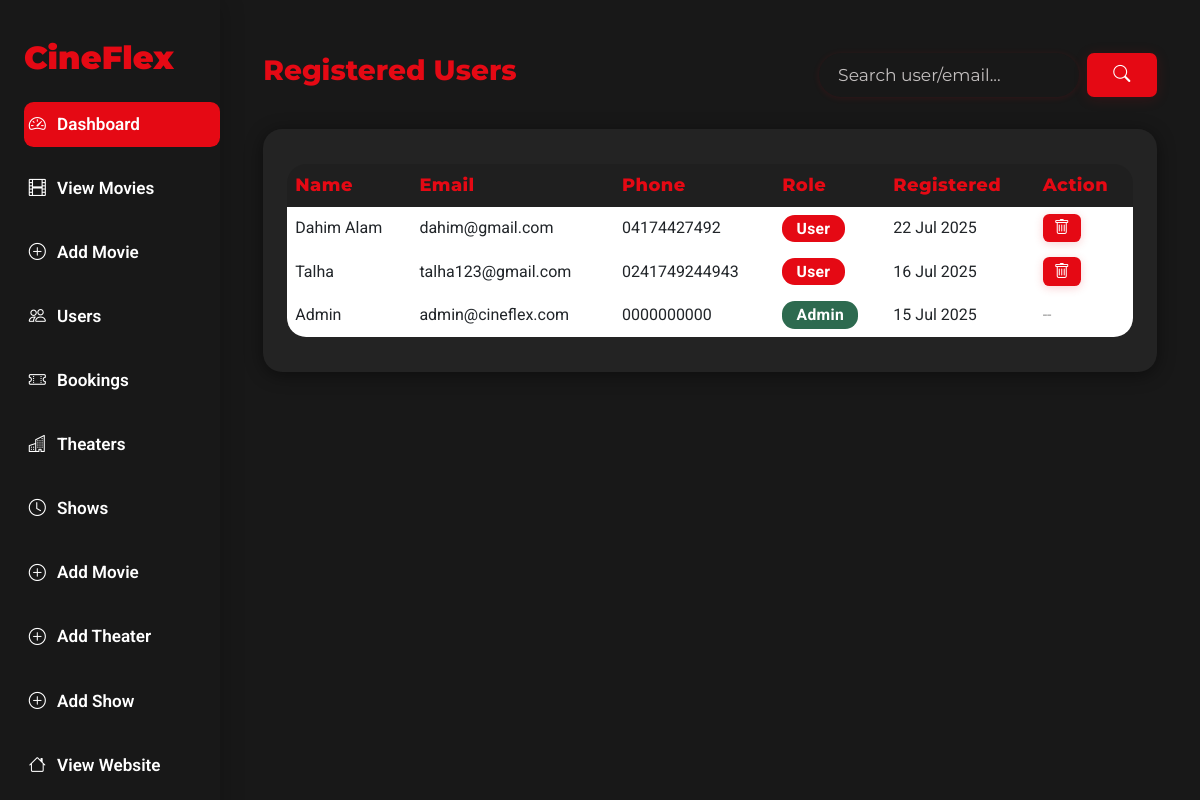
Before: /admin/users.php (signed in) with the older database file.
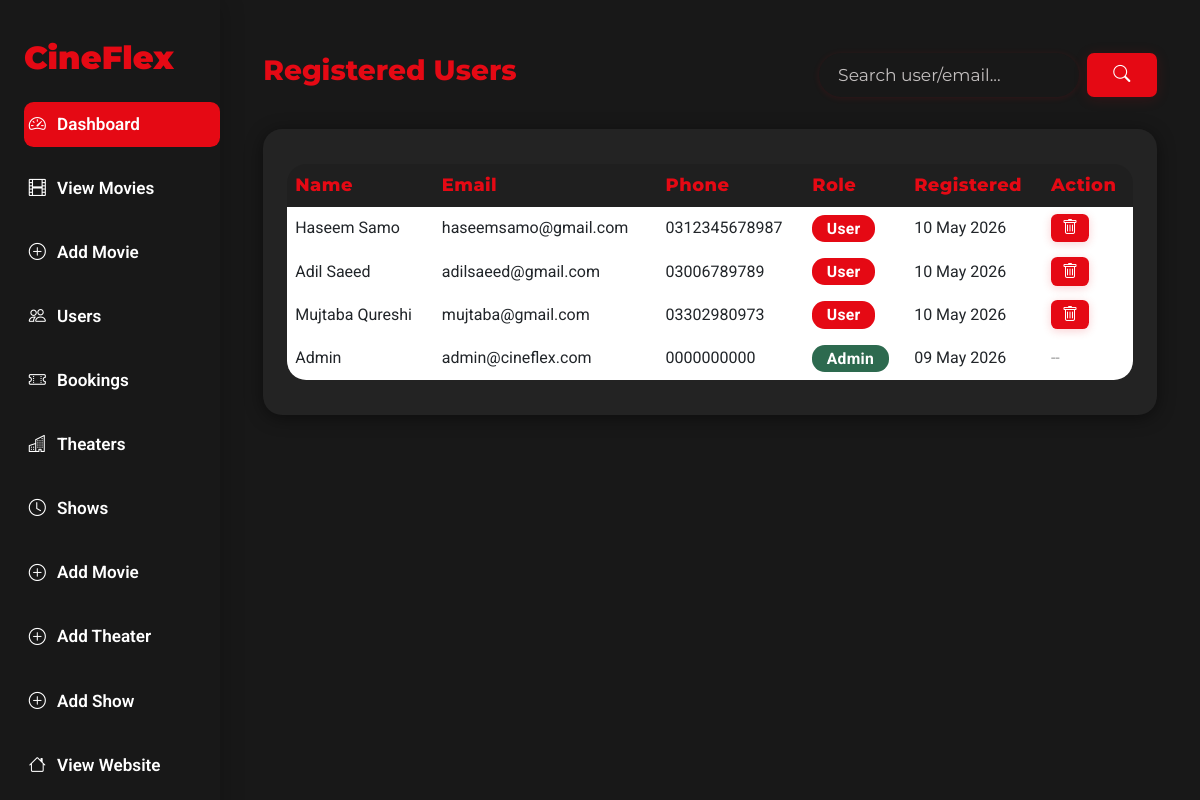
After: the same page with the newer database file.
### tables this page shows
CREATE TABLE `users` (
  `id` int(11) NOT NULL,
  `name` varchar(80) DEFAULT NULL,
  `email` varchar(120) DEFAULT NULL,
  `phone` varchar(20) DEFAULT NULL,
  `password` varchar(100) DEFAULT NULL,
  `role` enum('user','admin') DEFAULT 'user',
  `reg_date` datetime DEFAULT current_timestamp()
);

### admin/users.php (the view, shortened to what this page needs)
<?php
require_once("../includes/db.php");
$search = isset($_GET['search']) ? trim($_GET['search']) : '';
$where = $search ? "WHERE name LIKE '%$search%' OR email LIKE '%$search%'" : "";
$result = mysqli_query($conn, "SELECT * FROM users $where ORDER BY reg_date DESC");
?>
<!DOCTYPE html>
<html lang="en">
<head>
  <link href="https://cdn.jsdelivr.net/npm/bootstrap@5.3.0/dist/css/bootstrap.min.css" rel="stylesheet">
  <link rel="stylesheet" href="https://cdn.jsdelivr.net/npm/bootstrap-icons@1.11.3/font/bootstrap-icons.min.css">
  <link rel="stylesheet" href="assets/css/style.css">
</head>
<body>
  <div class="sidebar d-none d-md-block">
    <div class="logo">CineFlex</div>
    <div class="nav flex-column">
            <a href="dashboard.php" class="nav-link active"><i class="bi bi-speedometer2"></i> Dashboard</a>
            <a href="movies.php" class="nav-link"><i class="bi bi-film"></i> View Movies</a>
            <a href="movies-add.php" class="nav-link"><i class="bi bi-plus-circle"></i> Add Movie</a>
            <a href="users.php" class="nav-link"><i class="bi bi-people"></i> Users</a>
            <a href="bookings.php" class="nav-link"><i class="bi bi-ticket-perforated"></i> Bookings</a>
            <a href="theaters.php" class="nav-link"><i class="bi bi-buildings"></i> Theaters</a>
            <a href="shows.php" class="nav-link"><i class="bi bi-clock"></i> Shows</a>
            <a href="movies-add.php" class="nav-link"><i class="bi bi-plus-circle"></i> Add Movie</a>
            <a href="theater-add.php" class="nav-link"><i class="bi bi-plus-circle"></i> Add Theater</a>
            <a href="show-add.php" class="nav-link"><i class="bi bi-plus-circle"></i> Add Show</a>
            <a href="../index.php" class="nav-link" target="_blank"><i class="bi bi-house"></i> View Website</a>
        </div>
  </div>
  <div class="main">
    <div class="topbar">
      <div>
        <h3 style="font-family:'Montserrat',sans-serif;font-weight:800;color:#e50914;">Registered Users</h3>
      </div>
      <form method="get" class="d-flex">
        <input type="text" class="search-box me-2" name="search" value="<?= htmlspecialchars($search) ?>" placeholder="Search user/email...">
        <button class="btn-main" type="submit"><i class="bi bi-search"></i></button>
      </form>
    </div>
    <div class="table-wrap">
      <div style="overflow-x:auto;">
        <table class="table table-borderless align-middle">
          <thead>
            <tr>
              <th>Name</th>
              <th>Email</th>
              <th>Phone</th>
              <th>Role</th>
              <th>Registered</th>
              <th>Action</th>
            </tr>
          </thead>
          <tbody>
            <?php if(mysqli_num_rows($result)): while($u = mysqli_fetch_assoc($result)): ?>
            <tr>
              <td><?= htmlspecialchars($u['name']) ?></td>
              <td><?= htmlspecialchars($u['email']) ?></td>
              <td><?= htmlspecialchars($u['phone']) ?></td>
              <td>
                <span class="role-tag <?= $u['role'] == 'admin' ? 'admin' : 'user' ?>">
                  <?= ucfirst($u['role']) ?>
                </span>
              </td>
              <td><?= date('d M Y', strtotime($u['reg_date'])) ?></td>
              <td>
                <?php if($u['role'] != 'admin' && $u['id'] != $_SESSION['user_id']): ?>
                <a href="users.php?delete=<?= $u['id'] ?>" onclick="return confirm('Delete this user?');" class="btn-del" title="Delete"><i class="bi bi-trash"></i></a>
                <?php else: ?>
                  <span style="color:#999;">--</span>
                <?php endif; ?>
              </td>
            </tr>
            <?php endwhile; else: ?>
            <tr>
              <td colspan="6" style="color:#ccc;text-align:center;">No users found.</td>
            </tr>
            <?php endif; ?>
          </tbody>
        </table>
      </div>
    </div>
  </div>
</body>
</html>

### admin/assets/css/style.css (style rules this page uses)
body { background: #181818; color: #fff; font-family: 'Roboto', Arial, sans-serif; }
.sidebar { width: 220px; background: #181818; min-height: 100vh; position: fixed; left: 0; top: 0; box-shadow: 2px 0 22px #0003; z-index: 10; }
.sidebar .logo { font-family: 'Montserrat', sans-serif; font-size: 2rem; font-weight: 900; color: #e50914; padding: 2.1rem 0 1.3rem 1.5rem; }
.sidebar .nav { display: flex; flex-direction: column; gap: 1.2rem; padding-left: 1.5rem; }
.sidebar .nav-link { color: #fff; font-weight: 600; font-size: 1.07rem; padding: .6rem 0 .6rem .3rem; border-radius: .6rem; transition: .16s; text-decoration: none; display: flex; align-items: center; gap: .7rem; }
.sidebar .nav-link.active, .sidebar .nav-link:hover { background: #e50914; color: #fff; }
.main { margin-left: 220px; padding: 2.3rem 2.7rem 1rem 2.7rem; }
.topbar { display: flex; justify-content: space-between; align-items: center; margin-bottom: 2.4rem; margin-top: 1rem; }
.btn-main { background: #e50914; color: #fff; border: none; border-radius: .44rem; padding: .57rem 1.65rem; font-weight: 800; font-size: 1.07rem; box-shadow: 0 2px 14px #e5091425; transition: .15s; }
.table-wrap { background: #232323; border-radius: 1.3rem; box-shadow: 0 6px 30px #0007; padding: 2.4rem 1.8rem 2rem 1.8rem; margin: 2.2rem auto; max-width: 1250px; min-width: 300px; position: relative; }
.table { color: #fff; background: transparent; border-radius: 1.2rem; overflow: hidden; margin-bottom: 0; }
.table th, .table td { vertical-align:middle; }
.table th { background: #191919; color: #e50914; font-size: 1.12rem; font-family: 'Montserrat',sans-serif; font-weight: 800; letter-spacing: .4px; border: none; }
.table tbody tr { transition:.17s; }
.btn-del { background:#e50914;color:#fff;font-weight:700; }
.search-box { border-radius:2rem; padding:.52rem 1.18rem; border:none; outline:none; font-size:1.1rem; width:260px; background: #181818; color: #fff; box-shadow: 0 1px 6px #e5091420; border: 1.7px solid #e50914; font-family:'Montserrat',sans-serif; }
.search-box::placeholder { color:#c2bebe; }

### admin/users.php (style rules this page uses)
.main { margin-left:220px;padding:2.3rem 2.7rem 1rem 2.7rem; }
.table-wrap { background:#232323;border-radius:1.2rem;box-shadow:0 3px 18px #0007;padding:2.2rem 1.5rem; margin:2rem auto;max-width:1100px; }
.table th { background:#1f1f1f;color:#e50914; }
.role-tag { display:inline-block; padding:.12rem .9rem; border-radius:.8rem; font-weight:700; background:#e50914;color:#fff; font-size:.98rem; letter-spacing:.3px; }
.role-tag.admin { background:#2d6a4f; }
.role-tag.user { background:#e50914; }
.btn-del { padding:.3rem .7rem; border:none; border-radius:.4rem; font-size:1rem; background:#e50914; color:#fff; font-weight:700; box-shadow:0 2px 10px #e5091430; transition:.14s; }
.search-box { border-radius:2rem;padding:.5rem 1.2rem;border:none;outline:none;font-size:1.07rem;width:260px; }
.topbar { display:flex;justify-content:space-between;align-items:center;margin-bottom:2rem; }

Changed rows visible on the page:
removed users: name "Dahim Alam", email "dahim@gmail.com", phone "04174427492", role "User", reg_date "22 Jul 2025"
removed users: name "Talha", email "talha123@gmail.com", phone "0241749244943", role "User", reg_date "16 Jul 2025"
added users: name "Haseem Samo", email "haseemsamo@gmail.com", phone "0312345678987", role "User", reg_date "10 May 2026"
added users: name "Adil Saeed", email "adilsaeed@gmail.com", phone "03006789789", role "User", reg_date "10 May 2026"
added users: name "Mujtaba Qureshi", email "mujtaba@gmail.com", phone "03302980973", role "User", reg_date "10 May 2026"
changed users "Admin": reg_date "15 Jul 2025" → "09 May 2026"
